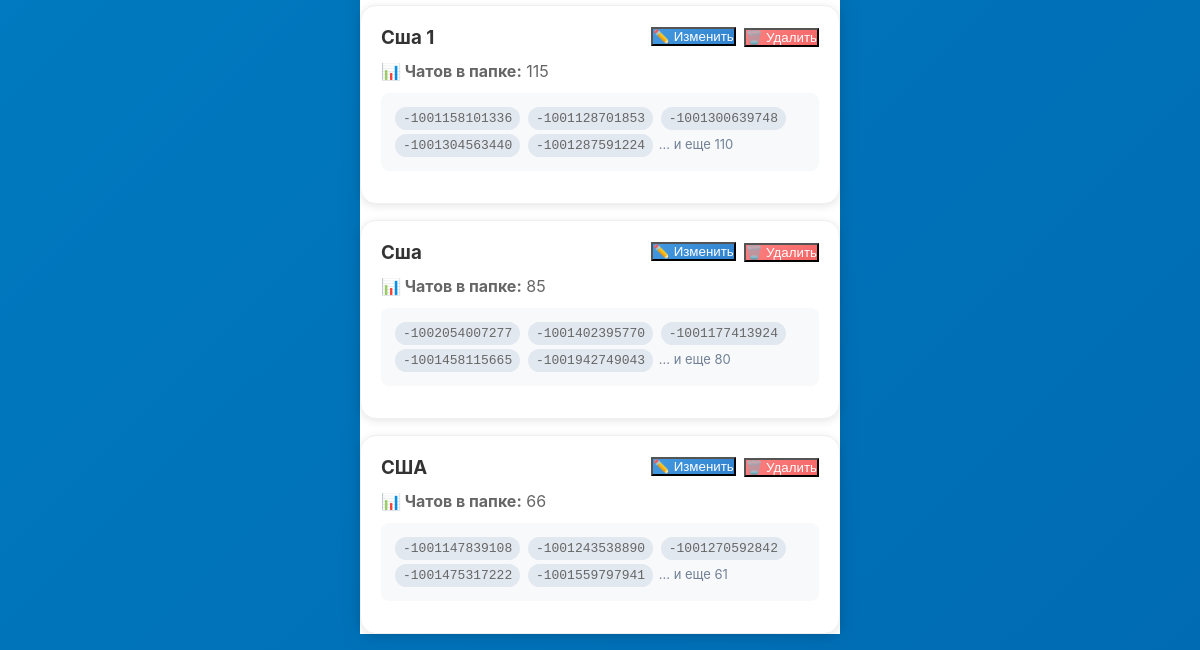
Page /folders/3 (signed in, lower part) on the earlier database version.
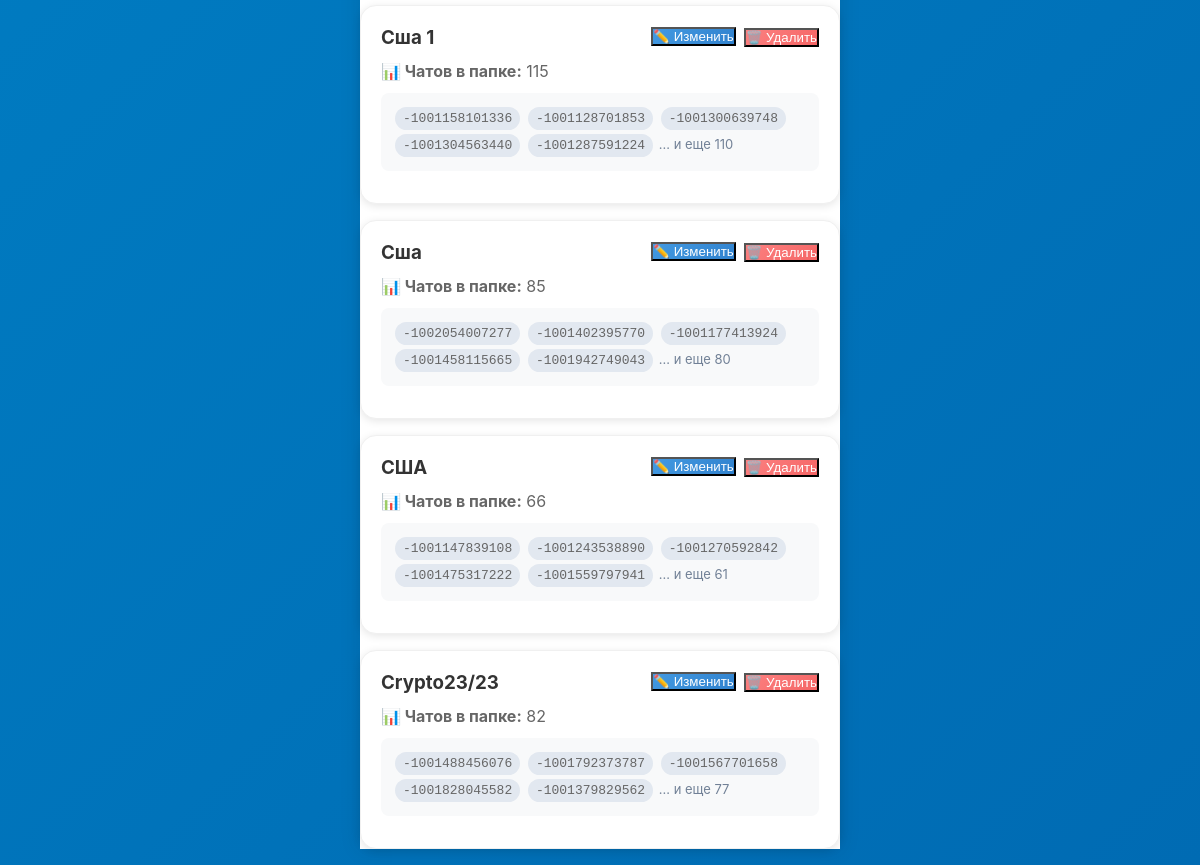
Same page on the later database version.
### app/db.py (models this page shows)
class Folder(SQLModel, table=True):
    id: Optional[int] = Field(default=None, primary_key=True)
    account_id: int = Field(foreign_key="account.id")
    title: str                           # название папки
    chats_json: str                      # JSON-массив с ID чатов
    created_at: datetime = Field(default_factory=datetime.utcnow)
    jobs: List["Job"] = Relationship(back_populates="folder")

### app/routers.py (the view)
@router.get("/folders/{account_id}", response_class=HTMLResponse)
def list_folders(account_id: int, request: Request, session: Session = Depends(get_session), auth: bool = Depends(check_auth)):
    account = session.get(Account, account_id)
    if not account:
        raise HTTPException(404, "Account not found")
    folders = session.exec(select(Folder).where(Folder.account_id == account_id)).all()
    return templates.TemplateResponse("folders.html", {
        "request": request,
        "account": account,
        "folders": folders
    })

### app/templates/folders.html (shortened to what this page needs)
{% extends "base.html" %}
{% block content %}
{% if folders %}
    {% for folder in folders %}
    <div class="card">
        <div style="display: flex; justify-content: space-between; align-items: start; margin-bottom: 12px;">
            <div>
                <h3 style="margin: 0; color: #333;">{{ folder.title }}</h3>
            </div>
            <div style="display: flex; gap: 8px; align-items: center;">
                <button onclick="editFolder({{ folder.id }}, '{{ folder.title }}', `{{ folder.chats_json }}`)"
                        class="btn-sm" style="background: linear-gradient(135deg, #4299e1 0%, #3182ce 100%); color: white;">
                    ✏️ Изменить
                </button>
                <form method="post" action="/folders/{{ folder.id }}/delete" style="display: inline;"
                      onsubmit="return confirm('Удалить папку {{ folder.title }}?')">
                    <button type="submit" class="btn-sm" style="background: linear-gradient(135deg, #fc8181 0%, #f56565 100%); color: white;">
                        🗑️ Удалить
                    </button>
                </form>
            </div>
        </div>
        {% set chats = folder.chats_json | from_json %}
        <div style="color: #666; margin-bottom: 12px;">
            <strong>📊 Чатов в папке:</strong> {{ chats | length if chats else 0 }}
        </div>
        <div style="background: #f8f9fa; border-radius: 8px; padding: 12px; max-height: 120px; overflow-y: auto; margin-bottom: 12px;">
            {% if chats %}
            <div style="font-size: 13px; color: #666;">
                {% for chat in chats[:5] %}
                <span style="display: inline-block; background: #e2e8f0; padding: 4px 8px; border-radius: 12px; margin: 2px; font-family: monospace;">{{ chat }}</span>
                {% endfor %}
                {% if chats|length > 5 %}
                <span style="color: #718096;">... и еще {{ chats|length - 5 }}</span>
                {% endif %}
            </div>
            {% else %}
            <div style="color: #999; text-align: center; font-style: italic;">Чаты не добавлены</div>
            {% endif %}
        </div>
        {% set failed_chats = folder.failed_chats_json | from_json %}
    </div>
    {% endfor %}
{% else %}
    <div style="text-align: center; color: #999; padding: 40px; background: #f8f9fa; border-radius: 16px;">
        <p style="font-size: 18px; margin-bottom: 10px;">📁</p>
        <p>Пока нет созданных папок</p>
        <p style="font-size: 14px; color: #777;">Создайте первую папку с чатами для рассылки</p>
    </div>
{% endif %}
{% endblock %}

Differences in the rows shown:
added Folder: title "Crypto23/23", chats "82", 5 "-1001488456076" "-1001792373787" "-1001567701658" "-1001828045582" "-1001379829562", chats "77"
